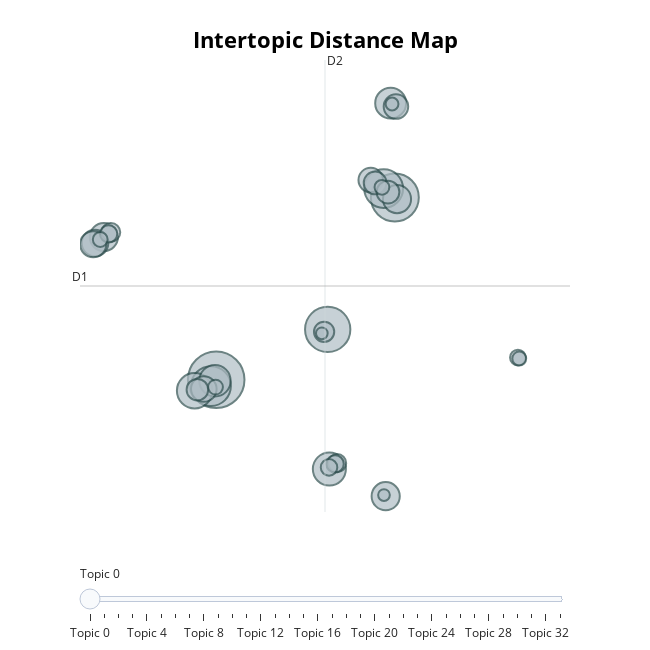

This figure's notebook cell:
### Code cell
topic_model.visualize_topics()

### Figure 1 — Plotly figure (JSON) as saved in the notebook; plotly's stock layout.template omitted (floating-point values rounded to 4 significant figures)
{"data": [{"customdata": [[0, "lobe pneumonia notification | frontal lateral chest | upper lobe | contours normal | increased opacity", 117], [1, "effusions pneumothorax | opacity right lung | small bilateral pleural | cough comparison chest | mild pulmonary", 84], [2, "lobe pneumonia followup | pneumonia pleural effusion | pneumothorax identified acute | contours normal pulmonary | pneumonia followup radiographs", 75], [3, "pneumonia findings pa | lungs appear | large effusion pneumothorax | impression emphysema | lower lung compatible", 58], [4, "pneumonia technique chest | pneumonia pleural effusion | pneumonia removed final | lobe pneumonia recommendation | pneumonia wet read", 55], [5, "lung volumes bibasilar | relatively low lung | pneumonia atelectasis final | accentuate bronchovascular markings | chest demonstrate low", 46], [6, "consolidation left lung | grossly clear pneumothorax | lung cancer | pleural effusion atelectasis | lower lobectomy", 40], [7, "lingular pneumonia | compatible pneumonia proper | clear effusion cardiomediastinal | setting lungs clear | middle lobe consolidation", 36], [8, "right atrium pneumothorax | junction evidence pneumothorax | central pulmonary vascular | low svc pneumothorax | venous catheter terminates", 35], [9, "pleural effusions pulmonary | moderate pulmonary edema | likely secondary pulmonary | edema bilateral pleural | artery setting pulmonary", 29], [10, "lateral chest radiograph | pleural effusions moderate | hemidiaphragm cardiac | noted crowding bronchovascular | removed frontal lateral", 29], [11, "effusion pneumothorax widespread | comparisons chest radiographs | seen pneumonia | pa lateral findings | pulmonary congestion considered", 29], [12, "bilateral pleural effusions | moderate alveolar pulmonary | minimal interstitial pulmonary | obscures right lung | atrium right ventricle", 26], [13, "opacity consistent pneumonia | consolidation compatible pneumonia | lungs clear | consideration asymmetric pulmonary | acute cardiopulmonary process", 25], [14, "assess pneumonia findings | pneumothorax cardiomediastinal | large effusion pneumothorax | indication removed cough | cardiomediastinal silhouette appears", 24], [15, "effusion pneumothorax cardiomediastinal | pneumothorax impression acute | examination chest ray | acute cardiopulmonary process | cardiomediastinal silhouette normal", 22], [16, "endotracheal tube appears | position enteric tube | effusion left retrocardiac | removed intubation | carina nasogastric tube", 22], [17, "posterior lung | effusion pneumothorax impression | pleural surfaces clear | posterior cardiac margin | view obscuring posterior", 19], [18, "lobe pneumonia followup | pneumonia cardiac mediastinal | pneumothorax present | views chest lungs | chest consolidative opacity", 19], [19, "effusion pneumothorax seen | setting left lung | clinical setting pleural | chest obtained patchy | pneumonia additional small", 17], [20, "chest ct similar | aspect left lung | pulmonary vascular congestion | new alveolar | lobectomy mild", 15], [21, "sided pleural effusion | left pneumothorax healed | new right lung | placement right pleural | lung volumes collapse", 13], [22, "pulmonary edema atypical | chronic lung disease | pneumonia lymphadenopathy large | bronchiectasis similar distribution | interstitial process findings", 12], [23, "left pleural effusion | chest frontal lateral | pleural plaques seen | effusion atelectasis | retrocardiac opacity relate", 11], [24, "underlying interstitial lung | chest compared previous | ct pleural effusion | seen cardiac mediastinal | increased interstitial markings", 11], [25, "chest ct removed | lung nodules better | obstructive pneumonia metastatic | compatible pneumonia background | hemidiaphragm large pulmonary", 10], [26, "lung disease atelectasis | contours unchanged pulmonary | removed findings heart | likely pneumonia technique | pain technique chest", 9], [27, "lower lobe pneumonia | unremarkable left lung | lungs expanded consolidation | cardiophrenic angle bronchial | shadow cardiomediastinal hilar", 8], [28, "pneumonia heart mediastinal | normal pneumothorax seen | diagnosis pneumonia pleuritic | pulmonary opacities concerning | pulmonary edema asymmetric", 8], [29, "consolidation concerning pneumonia | upper lung right | small bilateral effusions | possible large pleural | cardiomegaly interstitial edema", 8], [30, "findings lung volumes | atelectasis large pleural | pulmonary edema patchy | opacities lung bases | structures overt pulmonary", 7], [31, "endotracheal enteric tubes | pleural effusions larger | pneumonia satisfactory position | lung field opacity | mainstem bronchus withdrawn", 6], [32, "pneumothorax moderate severe | effusion trace pleural | chest radiographs history | deformities chest wall | lower airways considered", 5], [33, "basilar atelectasis pneumothorax | pleural effusion moderate | excluded pneumothorax degenerative | eval pneumothorax technique | size right pleural", 5]], "hovertemplate": "<b>Topic %{customdata[0]}</b><br>%{customdata[1]}<br>Size: %{customdata[2]}", "legendgroup": "", "marker": {"color": "#B0BEC5", "line": {"color": "DarkSlateGrey", "width": 2}, "size": [117, 84, 75, 58, 55, 46, 40, 36, 35, 29, 29, 29, 26, 25, 24, 22, 22, 19, 19, 17, 15, 13, 12, 11, 11, 10, 9, 8, 8, 8, 7, 6, 5, 5], "sizemode": "area", "sizeref": 0.07312, "symbol": "circle"}, "mode": "markers", "name": "", "orientation": "v", "showlegend": false, "type": "scatter", "x": [1.911, 11.62, 7.97, 1.626, 11.01, 0.7393, 8.061, 1.846, 11.39, -4.193, 11.74, 11.12, -4.674, -4.774, 1.237, 10.31, 11.68, 10.55, 11.25, 0.889, 7.775, -3.814, 8.483, -3.935, 8.37, 8.042, 18.3, 10.92, 1.874, -4.39, 18.38, 11.47, 11.03, 7.652], "xaxis": "x", "y": [0.8912, 15.8, 5.012, 0.3748, 16.53, -0.009917, -6.413, 0.8099, 23.53, 12.57, 15.67, -8.634, 12.08, 11.98, 0.1318, 17.23, 23.24, 16.99, 16.25, 0.07956, 4.816, 12.95, -5.931, 12.83, -5.997, -6.278, 2.706, 16.64, 0.2882, 12.37, 2.628, 23.45, -8.541, 4.693], "yaxis": "y"}], "layout": {"annotations": [{"showarrow": false, "text": "D1", "x": -5.49, "y": 8.562, "yshift": 10}, {"showarrow": false, "text": "D2", "x": 7.823, "xshift": 10, "y": 27.05}], "height": 650, "hoverlabel": {"bgcolor": "white", "font": {"family": "Rockwell", "size": 16}}, "legend": {"itemsizing": "constant", "tracegroupgap": 0}, "margin": {"t": 60}, "shapes": [{"line": {"color": "#CFD8DC", "width": 2}, "type": "line", "x0": 7.823, "x1": 7.823, "y0": -9.929, "y1": 27.05}, {"line": {"color": "#9E9E9E", "width": 2}, "type": "line", "x0": -5.49, "x1": 21.14, "y0": 8.562, "y1": 8.562}], "sliders": [{"active": 0, "pad": {"t": 50}, "steps": [{"args": [{"marker.color": [["red", "#B0BEC5", "#B0BEC5", "#B0BEC5", "#B0BEC5", "#B0BEC5", "#B0BEC5", "#B0BEC5", "#B0BEC5", "#B0BEC5", "#B0BEC5", "#B0BEC5", "#B0BEC5", "#B0BEC5", "#B0BEC5", "#B0BEC5", "#B0BEC5", "#B0BEC5", "#B0BEC5", "#B0BEC5", "#B0BEC5", "#B0BEC5", "#B0BEC5", "#B0BEC5", "#B0BEC5", "#B0BEC5", "#B0BEC5", "#B0BEC5", "#B0BEC5", "#B0BEC5", "#B0BEC5", "#B0BEC5", "#B0BEC5", "#B0BEC5"]]}], "label": "Topic 0", "method": "update"}, {"args": [{"marker.color": [["#B0BEC5", "red", "#B0BEC5", "#B0BEC5", "#B0BEC5", "#B0BEC5", "#B0BEC5", "#B0BEC5", "#B0BEC5", "#B0BEC5", "#B0BEC5", "#B0BEC5", "#B0BEC5", "#B0BEC5", "#B0BEC5", "#B0BEC5", "#B0BEC5", "#B0BEC5", "#B0BEC5", "#B0BEC5", "#B0BEC5", "#B0BEC5", "#B0BEC5", "#B0BEC5", "#B0BEC5", "#B0BEC5", "#B0BEC5", "#B0BEC5", "#B0BEC5", "#B0BEC5", "#B0BEC5", "#B0BEC5", "#B0BEC5", "#B0BEC5"]]}], "label": "Topic 1", "method": "update"}, {"args": [{"marker.color": [["#B0BEC5", "#B0BEC5", "red", "#B0BEC5", "#B0BEC5", "#B0BEC5", "#B0BEC5", "#B0BEC5", "#B0BEC5", "#B0BEC5", "#B0BEC5", "#B0BEC5", "#B0BEC5", "#B0BEC5", "#B0BEC5", "#B0BEC5", "#B0BEC5", "#B0BEC5", "#B0BEC5", "#B0BEC5", "#B0BEC5", "#B0BEC5", "#B0BEC5", "#B0BEC5", "#B0BEC5", "#B0BEC5", "#B0BEC5", "#B0BEC5", "#B0BEC5", "#B0BEC5", "#B0BEC5", "#B0BEC5", "#B0BEC5", "#B0BEC5"]]}], "label": "Topic 2", "method": "update"}, {"args": [{"marker.color": [["#B0BEC5", "#B0BEC5", "#B0BEC5", "red", "#B0BEC5", "#B0BEC5", "#B0BEC5", "#B0BEC5", "#B0BEC5", "#B0BEC5", "#B0BEC5", "#B0BEC5", "#B0BEC5", "#B0BEC5", "#B0BEC5", "#B0BEC5", "#B0BEC5", "#B0BEC5", "#B0BEC5", "#B0BEC5", "#B0BEC5", "#B0BEC5", "#B0BEC5", "#B0BEC5", "#B0BEC5", "#B0BEC5", "#B0BEC5", "#B0BEC5", "#B0BEC5", "#B0BEC5", "#B0BEC5", "#B0BEC5", "#B0BEC5", "#B0BEC5"]]}], "label": "Topic 3", "method": "update"}, {"args": [{"marker.color": [["#B0BEC5", "#B0BEC5", "#B0BEC5", "#B0BEC5", "red", "#B0BEC5", "#B0BEC5", "#B0BEC5", "#B0BEC5", "#B0BEC5", "#B0BEC5", "#B0BEC5", "#B0BEC5", "#B0BEC5", "#B0BEC5", "#B0BEC5", "#B0BEC5", "#B0BEC5", "#B0BEC5", "#B0BEC5", "#B0BEC5", "#B0BEC5", "#B0BEC5", "#B0BEC5", "#B0BEC5", "#B0BEC5", "#B0BEC5", "#B0BEC5", "#B0BEC5", "#B0BEC5", "#B0BEC5", "#B0BEC5", "#B0BEC5", "#B0BEC5"]]}], "label": "Topic 4", "method": "update"}, {"args": [{"marker.color": [["#B0BEC5", "#B0BEC5", "#B0BEC5", "#B0BEC5", "#B0BEC5", "red", "#B0BEC5", "#B0BEC5", "#B0BEC5", "#B0BEC5", "#B0BEC5", "#B0BEC5", "#B0BEC5", "#B0BEC5", "#B0BEC5", "#B0BEC5", "#B0BEC5", "#B0BEC5", "#B0BEC5", "#B0BEC5", "#B0BEC5", "#B0BEC5", "#B0BEC5", "#B0BEC5", "#B0BEC5", "#B0BEC5", "#B0BEC5", "#B0BEC5", "#B0BEC5", "#B0BEC5", "#B0BEC5", "#B0BEC5", "#B0BEC5", "#B0BEC5"]]}], "label": "Topic 5", "method": "update"}, {"args": [{"marker.color": [["#B0BEC5", "#B0BEC5", "#B0BEC5", "#B0BEC5", "#B0BEC5", "#B0BEC5", "red", "#B0BEC5", "#B0BEC5", "#B0BEC5", "#B0BEC5", "#B0BEC5", "#B0BEC5", "#B0BEC5", "#B0BEC5", "#B0BEC5", "#B0BEC5", "#B0BEC5", "#B0BEC5", "#B0BEC5", "#B0BEC5", "#B0BEC5", "#B0BEC5", "#B0BEC5", "#B0BEC5", "#B0BEC5", "#B0BEC5", "#B0BEC5", "#B0BEC5", "#B0BEC5", "#B0BEC5", "#B0BEC5", "#B0BEC5", "#B0BEC5"]]}], "label": "Topic 6", "method": "update"}, {"args": [{"marker.color": [["#B0BEC5", "#B0BEC5", "#B0BEC5", "#B0BEC5", "#B0BEC5", "#B0BEC5", "#B0BEC5", "red", "#B0BEC5", "#B0BEC5", "#B0BEC5", "#B0BEC5", "#B0BEC5", "#B0BEC5", "#B0BEC5", "#B0BEC5", "#B0BEC5", "#B0BEC5", "#B0BEC5", "#B0BEC5", "#B0BEC5", "#B0BEC5", "#B0BEC5", "#B0BEC5", "#B0BEC5", "#B0BEC5", "#B0BEC5", "#B0BEC5", "#B0BEC5", "#B0BEC5", "#B0BEC5", "#B0BEC5", "#B0BEC5", "#B0BEC5"]]}], "label": "Topic 7", "method": "update"}, {"args": [{"marker.color": [["#B0BEC5", "#B0BEC5", "#B0BEC5", "#B0BEC5", "#B0BEC5", "#B0BEC5", "#B0BEC5", "#B0BEC5", "red", "#B0BEC5", "#B0BEC5", "#B0BEC5", "#B0BEC5", "#B0BEC5", "#B0BEC5", "#B0BEC5", "#B0BEC5", "#B0BEC5", "#B0BEC5", "#B0BEC5", "#B0BEC5", "#B0BEC5", "#B0BEC5", "#B0BEC5", "#B0BEC5", "#B0BEC5", "#B0BEC5", "#B0BEC5", "#B0BEC5", "#B0BEC5", "#B0BEC5", "#B0BEC5", "#B0BEC5", "#B0BEC5"]]}], "label": "Topic 8", "method": "update"}, {"args": [{"marker.color": [["#B0BEC5", "#B0BEC5", "#B0BEC5", "#B0BEC5", "#B0BEC5", "#B0BEC5", "#B0BEC5", "#B0BEC5", "#B0BEC5", "red", "#B0BEC5", "#B0BEC5", "#B0BEC5", "#B0BEC5", "#B0BEC5", "#B0BEC5", "#B0BEC5", "#B0BEC5", "#B0BEC5", "#B0BEC5", "#B0BEC5", "#B0BEC5", "#B0BEC5", "#B0BEC5", "#B0BEC5", "#B0BEC5", "#B0BEC5", "#B0BEC5", "#B0BEC5", "#B0BEC5", "#B0BEC5", "#B0BEC5", "#B0BEC5", "#B0BEC5"]]}], "label": "Topic 9", "method": "update"}, {"args": [{"marker.color": [["#B0BEC5", "#B0BEC5", "#B0BEC5", "#B0BEC5", "#B0BEC5", "#B0BEC5", "#B0BEC5", "#B0BEC5", "#B0BEC5", "#B0BEC5", "red", "#B0BEC5", "#B0BEC5", "#B0BEC5", "#B0BEC5", "#B0BEC5", "#B0BEC5", "#B0BEC5", "#B0BEC5", "#B0BEC5", "#B0BEC5", "#B0BEC5", "#B0BEC5", "#B0BEC5", "#B0BEC5", "#B0BEC5", "#B0BEC5", "#B0BEC5", "#B0BEC5", "#B0BEC5", "#B0BEC5", "#B0BEC5", "#B0BEC5", "#B0BEC5"]]}], "label": "Topic 10", "method": "update"}, {"args": [{"marker.color": [["#B0BEC5", "#B0BEC5", "#B0BEC5", "#B0BEC5", "#B0BEC5", "#B0BEC5", "#B0BEC5", "#B0BEC5", "#B0BEC5", "#B0BEC5", "#B0BEC5", "red", "#B0BEC5", "#B0BEC5", "#B0BEC5", "#B0BEC5", "#B0BEC5", "#B0BEC5", "#B0BEC5", "#B0BEC5", "#B0BEC5", "#B0BEC5", "#B0BEC5", "#B0BEC5", "#B0BEC5", "#B0BEC5", "#B0BEC5", "#B0BEC5", "#B0BEC5", "#B0BEC5", "#B0BEC5", "#B0BEC5", "#B0BEC5", "#B0BEC5"]]}], "label": "Topic 11", "method": "update"}, {"args": [{"marker.color": [["#B0BEC5", "#B0BEC5", "#B0BEC5", "#B0BEC5", "#B0BEC5", "#B0BEC5", "#B0BEC5", "#B0BEC5", "#B0BEC5", "#B0BEC5", "#B0BEC5", "#B0BEC5", "red", "#B0BEC5", "#B0BEC5", "#B0BEC5", "#B0BEC5", "#B0BEC5", "#B0BEC5", "#B0BEC5", "#B0BEC5", "#B0BEC5", "#B0BEC5", "#B0BEC5", "#B0BEC5", "#B0BEC5", "#B0BEC5", "#B0BEC5", "#B0BEC5", "#B0BEC5", "#B0BEC5", "#B0BEC5", "#B0BEC5", "#B0BEC5"]]}], "label": "Topic 12", "method": "update"}, {"args": [{"marker.color": [["#B0BEC5", "#B0BEC5", "#B0BEC5", "#B0BEC5", "#B0BEC5", "#B0BEC5", "#B0BEC5", "#B0BEC5", "#B0BEC5", "#B0BEC5", "#B0BEC5", "#B0BEC5", "#B0BEC5", "red", "#B0BEC5", "#B0BEC5", "#B0BEC5", "#B0BEC5", "#B0BEC5", "#B0BEC5", "#B0BEC5", "#B0BEC5", "#B0BEC5", "#B0BEC5", "#B0BEC5", "#B0BEC5", "#B0BEC5", "#B0BEC5", "#B0BEC5", "#B0BEC5", "#B0BEC5", "#B0BEC5", "#B0BEC5", "#B0BEC5"]]}], "label": "Topic 13", "method": "update"}, {"args": [{"marker.color": [["#B0BEC5", "#B0BEC5", "#B0BEC5", "#B0BEC5", "#B0BEC5", "#B0BEC5", "#B0BEC5", "#B0BEC5", "#B0BEC5", "#B0BEC5", "#B0BEC5", "#B0BEC5", "#B0BEC5", "#B0BEC5", "red", "#B0BEC5", "#B0BEC5", "#B0BEC5", "#B0BEC5", "#B0BEC5", "#B0BEC5", "#B0BEC5", "#B0BEC5", "#B0BEC5", "#B0BEC5", "#B0BEC5", "#B0BEC5", "#B0BEC5", "#B0BEC5", "#B0BEC5", "#B0BEC5", "#B0BEC5", "#B0BEC5", "#B0BEC5"]]}], "label": "Topic 14", "method": "update"}, {"args": [{"marker.color": [["#B0BEC5", "#B0BEC5", "#B0BEC5", "#B0BEC5", "#B0BEC5", "#B0BEC5", "#B0BEC5", "#B0BEC5", "#B0BEC5", "#B0BEC5", "#B0BEC5", "#B0BEC5", "#B0BEC5", "#B0BEC5", "#B0BEC5", "red", "#B0BEC5", "#B0BEC5", "#B0BEC5", "#B0BEC5", "#B0BEC5", "#B0BEC5", "#B0BEC5", "#B0BEC5", "#B0BEC5", "#B0BEC5", "#B0BEC5", "#B0BEC5", "#B0BEC5", "#B0BEC5", "#B0BEC5", "#B0BEC5", "#B0BEC5", "#B0BEC5"]]}], "label": "Topic 15", "method": "update"}, {"args": [{"marker.color": [["#B0BEC5", "#B0BEC5", "#B0BEC5", "#B0BEC5", "#B0BEC5", "#B0BEC5", "#B0BEC5", "#B0BEC5", "#B0BEC5", "#B0BEC5", "#B0BEC5", "#B0BEC5", "#B0BEC5", "#B0BEC5", "#B0BEC5", "#B0BEC5", "red", "#B0BEC5", "#B0BEC5", "#B0BEC5", "#B0BEC5", "#B0BEC5", "#B0BEC5", "#B0BEC5", "#B0BEC5", "#B0BEC5", "#B0BEC5", "#B0BEC5", "#B0BEC5", "#B0BEC5", "#B0BEC5", "#B0BEC5", "#B0BEC5", "#B0BEC5"]]}], "label": "Topic 16", "method": "update"}, {"args": [{"marker.color": [["#B0BEC5", "#B0BEC5", "#B0BEC5", "#B0BEC5", "#B0BEC5", "#B0BEC5", "#B0BEC5", "#B0BEC5", "#B0BEC5", "#B0BEC5", "#B0BEC5", "#B0BEC5", "#B0BEC5", "#B0BEC5", "#B0BEC5", "#B0BEC5", "#B0BEC5", "red", "#B0BEC5", "#B0BEC5", "#B0BEC5", "#B0BEC5", "#B0BEC5", "#B0BEC5", "#B0BEC5", "#B0BEC5", "#B0BEC5", "#B0BEC5", "#B0BEC5", "#B0BEC5", "#B0BEC5", "#B0BEC5", "#B0BEC5", "#B0BEC5"]]}], "label": "Topic 17", "method": "update"}, {"args": [{"marker.color": [["#B0BEC5", "#B0BEC5", "#B0BEC5", "#B0BEC5", "#B0BEC5", "#B0BEC5", "#B0BEC5", "#B0BEC5", "#B0BEC5", "#B0BEC5", "#B0BEC5", "#B0BEC5", "#B0BEC5", "#B0BEC5", "#B0BEC5", "#B0BEC5", "#B0BEC5", "#B0BEC5", "red", "#B0BEC5", "#B0BEC5", "#B0BEC5", "#B0BEC5", "#B0BEC5", "#B0BEC5", "#B0BEC5", "#B0BEC5", "#B0BEC5", "#B0BEC5", "#B0BEC5", "#B0BEC5", "#B0BEC5", "#B0BEC5", "#B0BEC5"]]}], "label": "Topic 18", "method": "update"}, {"args": [{"marker.color": [["#B0BEC5", "#B0BEC5", "#B0BEC5", "#B0BEC5", "#B0BEC5", "#B0BEC5", "#B0BEC5", "#B0BEC5", "#B0BEC5", "#B0BEC5", "#B0BEC5", "#B0BEC5", "#B0BEC5", "#B0BEC5", "#B0BEC5", "#B0BEC5", "#B0BEC5", "#B0BEC5", "#B0BEC5", "red", "#B0BEC5", "#B0BEC5", "#B0BEC5", "#B0BEC5", "#B0BEC5", "#B0BEC5", "#B0BEC5", "#B0BEC5", "#B0BEC5", "#B0BEC5", "#B0BEC5", "#B0BEC5", "#B0BEC5", "#B0BEC5"]]}], "label": "Topic 19", "method": "update"}, {"args": [{"marker.color": [["#B0BEC5", "#B0BEC5", "#B0BEC5", "#B0BEC5", "#B0BEC5", "#B0BEC5", "#B0BEC5", "#B0BEC5", "#B0BEC5", "#B0BEC5", "#B0BEC5", "#B0BEC5", "#B0BEC5", "#B0BEC5", "#B0BEC5", "#B0BEC5", "#B0BEC5", "#B0BEC5", "#B0BEC5", "#B0BEC5", "red", "#B0BEC5", "#B0BEC5", "#B0BEC5", "#B0BEC5", "#B0BEC5", "#B0BEC5", "#B0BEC5", "#B0BEC5", "#B0BEC5", "#B0BEC5", "#B0BEC5", "#B0BEC5", "#B0BEC5"]]}], "label": "Topic 20", "method": "update"}, {"args": [{"marker.color": [["#B0BEC5", "#B0BEC5", "#B0BEC5", "#B0BEC5", "#B0BEC5", "#B0BEC5", "#B0BEC5", "#B0BEC5", "#B0BEC5", "#B0BEC5", "#B0BEC5", "#B0BEC5", "#B0BEC5", "#B0BEC5", "#B0BEC5", "#B0BEC5", "#B0BEC5", "#B0BEC5", "#B0BEC5", "#B0BEC5", "#B0BEC5", "red", "#B0BEC5", "#B0BEC5", "#B0BEC5", "#B0BEC5", "#B0BEC5", "#B0BEC5", "#B0BEC5", "#B0BEC5", "#B0BEC5", "#B0BEC5", "#B0BEC5", "#B0BEC5"]]}], "label": "Topic 21", "method": "update"}, {"args": [{"marker.color": [["#B0BEC5", "#B0BEC5", "#B0BEC5", "#B0BEC5", "#B0BEC5", "#B0BEC5", "#B0BEC5", "#B0BEC5", "#B0BEC5", "#B0BEC5", "#B0BEC5", "#B0BEC5", "#B0BEC5", "#B0BEC5", "#B0BEC5", "#B0BEC5", "#B0BEC5", "#B0BEC5", "#B0BEC5", "#B0BEC5", "#B0BEC5", "#B0BEC5", "red", "#B0BEC5", "#B0BEC5", "#B0BEC5", "#B0BEC5", "#B0BEC5", "#B0BEC5", "#B0BEC5", "#B0BEC5", "#B0BEC5", "#B0BEC5", "#B0BEC5"]]}], "label": "Topic 22", "method": "update"}, {"args": [{"marker.color": [["#B0BEC5", "#B0BEC5", "#B0BEC5", "#B0BEC5", "#B0BEC5", "#B0BEC5", "#B0BEC5", "#B0BEC5", "#B0BEC5", "#B0BEC5", "#B0BEC5", "#B0BEC5", "#B0BEC5", "#B0BEC5", "#B0BEC5", "#B0BEC5", "#B0BEC5", "#B0BEC5", "#B0BEC5", "#B0BEC5", "#B0BEC5", "#B0BEC5", "#B0BEC5", "red", "#B0BEC5", "#B0BEC5", "#B0BEC5", "#B0BEC5", "#B0BEC5", "#B0BEC5", "#B0BEC5", "#B0BEC5", "#B0BEC5", "#B0BEC5"]]}], "label": "Topic 23", "method": "update"}, {"args": [{"marker.color": [["#B0BEC5", "#B0BEC5", "#B0BEC5", "#B0BEC5", "#B0BEC5", "#B0BEC5", "#B0BEC5", "#B0BEC5", "#B0BEC5", "#B0BEC5", "#B0BEC5", "#B0BEC5", "#B0BEC5", "#B0BEC5", "#B0BEC5", "#B0BEC5", "#B0BEC5", "#B0BEC5", "#B0BEC5", "#B0BEC5", "#B0BEC5", "#B0BEC5", "#B0BEC5", "#B0BEC5", "red", "#B0BEC5", "#B0BEC5", "#B0BEC5", "#B0BEC5", "#B0BEC5", "#B0BEC5", "#B0BEC5", "#B0BEC5", "#B0BEC5"]]}], "label": "Topic 24", "method": "update"}, {"args": [{"marker.color": [["#B0BEC5", "#B0BEC5", "#B0BEC5", "#B0BEC5", "#B0BEC5", "#B0BEC5", "#B0BEC5", "#B0BEC5", "#B0BEC5", "#B0BEC5", "#B0BEC5", "#B0BEC5", "#B0BEC5", "#B0BEC5", "#B0BEC5", "#B0BEC5", "#B0BEC5", "#B0BEC5", "#B0BEC5", "#B0BEC5", "#B0BEC5", "#B0BEC5", "#B0BEC5", "#B0BEC5", "#B0BEC5", "red", "#B0BEC5", "#B0BEC5", "#B0BEC5", "#B0BEC5", "#B0BEC5", "#B0BEC5", "#B0BEC5", "#B0BEC5"]]}], "label": "Topic 25", "method": "update"}, {"args": [{"marker.color": [["#B0BEC5", "#B0BEC5", "#B0BEC5", "#B0BEC5", "#B0BEC5", "#B0BEC5", "#B0BEC5", "#B0BEC5", "#B0BEC5", "#B0BEC5", "#B0BEC5", "#B0BEC5", "#B0BEC5", "#B0BEC5", "#B0BEC5", "#B0BEC5", "#B0BEC5", "#B0BEC5", "#B0BEC5", "#B0BEC5", "#B0BEC5", "#B0BEC5", "#B0BEC5", "#B0BEC5", "#B0BEC5", "#B0BEC5", "red", "#B0BEC5", "#B0BEC5", "#B0BEC5", "#B0BEC5", "#B0BEC5", "#B0BEC5", "#B0BEC5"]]}], "label": "Topic 26", "method": "update"}, {"args": [{"marker.color": [["#B0BEC5", "#B0BEC5", "#B0BEC5", "#B0BEC5", "#B0BEC5", "#B0BEC5", "#B0BEC5", "#B0BEC5", "#B0BEC5", "#B0BEC5", "#B0BEC5", "#B0BEC5", "#B0BEC5", "#B0BEC5", "#B0BEC5", "#B0BEC5", "#B0BEC5", "#B0BEC5", "#B0BEC5", "#B0BEC5", "#B0BEC5", "#B0BEC5", "#B0BEC5", "#B0BEC5", "#B0BEC5", "#B0BEC5", "#B0BEC5", "red", "#B0BEC5", "#B0BEC5", "#B0BEC5", "#B0BEC5", "#B0BEC5", "#B0BEC5"]]}], "label": "Topic 27", "method": "update"}, {"args": [{"marker.color": [["#B0BEC5", "#B0BEC5", "#B0BEC5", "#B0BEC5", "#B0BEC5", "#B0BEC5", "#B0BEC5", "#B0BEC5", "#B0BEC5", "#B0BEC5", "#B0BEC5", "#B0BEC5", "#B0BEC5", "#B0BEC5", "#B0BEC5", "#B0BEC5", "#B0BEC5", "#B0BEC5", "#B0BEC5", "#B0BEC5", "#B0BEC5", "#B0BEC5", "#B0BEC5", "#B0BEC5", "#B0BEC5", "#B0BEC5", "#B0BEC5", "#B0BEC5", "red", "#B0BEC5", "#B0BEC5", "#B0BEC5", "#B0BEC5", "#B0BEC5"]]}], "label": "Topic 28", "method": "update"}, {"args": [{"marker.color": [["#B0BEC5", "#B0BEC5", "#B0BEC5", "#B0BEC5", "#B0BEC5", "#B0BEC5", "#B0BEC5", "#B0BEC5", "#B0BEC5", "#B0BEC5", "#B0BEC5", "#B0BEC5", "#B0BEC5", "#B0BEC5", "#B0BEC5", "#B0BEC5", "#B0BEC5", "#B0BEC5", "#B0BEC5", "#B0BEC5", "#B0BEC5", "#B0BEC5", "#B0BEC5", "#B0BEC5", "#B0BEC5", "#B0BEC5", "#B0BEC5", "#B0BEC5", "#B0BEC5", "red", "#B0BEC5", "#B0BEC5", "#B0BEC5", "#B0BEC5"]]}], "label": "Topic 29", "method": "update"}, {"args": [{"marker.color": [["#B0BEC5", "#B0BEC5", "#B0BEC5", "#B0BEC5", "#B0BEC5", "#B0BEC5", "#B0BEC5", "#B0BEC5", "#B0BEC5", "#B0BEC5", "#B0BEC5", "#B0BEC5", "#B0BEC5", "#B0BEC5", "#B0BEC5", "#B0BEC5", "#B0BEC5", "#B0BEC5", "#B0BEC5", "#B0BEC5", "#B0BEC5", "#B0BEC5", "#B0BEC5", "#B0BEC5", "#B0BEC5", "#B0BEC5", "#B0BEC5", "#B0BEC5", "#B0BEC5", "#B0BEC5", "red", "#B0BEC5", "#B0BEC5", "#B0BEC5"]]}], "label": "Topic 30", "method": "update"}, {"args": [{"marker.color": [["#B0BEC5", "#B0BEC5", "#B0BEC5", "#B0BEC5", "#B0BEC5", "#B0BEC5", "#B0BEC5", "#B0BEC5", "#B0BEC5", "#B0BEC5", "#B0BEC5", "#B0BEC5", "#B0BEC5", "#B0BEC5", "#B0BEC5", "#B0BEC5", "#B0BEC5", "#B0BEC5", "#B0BEC5", "#B0BEC5", "#B0BEC5", "#B0BEC5", "#B0BEC5", "#B0BEC5", "#B0BEC5", "#B0BEC5", "#B0BEC5", "#B0BEC5", "#B0BEC5", "#B0BEC5", "#B0BEC5", "red", "#B0BEC5", "#B0BEC5"]]}], "label": "Topic 31", "method": "update"}, {"args": [{"marker.color": [["#B0BEC5", "#B0BEC5", "#B0BEC5", "#B0BEC5", "#B0BEC5", "#B0BEC5", "#B0BEC5", "#B0BEC5", "#B0BEC5", "#B0BEC5", "#B0BEC5", "#B0BEC5", "#B0BEC5", "#B0BEC5", "#B0BEC5", "#B0BEC5", "#B0BEC5", "#B0BEC5", "#B0BEC5", "#B0BEC5", "#B0BEC5", "#B0BEC5", "#B0BEC5", "#B0BEC5", "#B0BEC5", "#B0BEC5", "#B0BEC5", "#B0BEC5", "#B0BEC5", "#B0BEC5", "#B0BEC5", "#B0BEC5", "red", "#B0BEC5"]]}], "label": "Topic 32", "method": "update"}, {"args": [{"marker.color": [["#B0BEC5", "#B0BEC5", "#B0BEC5", "#B0BEC5", "#B0BEC5", "#B0BEC5", "#B0BEC5", "#B0BEC5", "#B0BEC5", "#B0BEC5", "#B0BEC5", "#B0BEC5", "#B0BEC5", "#B0BEC5", "#B0BEC5", "#B0BEC5", "#B0BEC5", "#B0BEC5", "#B0BEC5", "#B0BEC5", "#B0BEC5", "#B0BEC5", "#B0BEC5", "#B0BEC5", "#B0BEC5", "#B0BEC5", "#B0BEC5", "#B0BEC5", "#B0BEC5", "#B0BEC5", "#B0BEC5", "#B0BEC5", "#B0BEC5", "red"]]}], "label": "Topic 33", "method": "update"}]}], "title": {"font": {"color": "Black", "size": 22}, "text": "<b>Intertopic Distance Map</b>", "x": 0.5, "xanchor": "center", "y": 0.95, "yanchor": "top"}, "width": 650, "xaxis": {"anchor": "y", "domain": [0, 1], "range": [-5.49, 21.14], "title": {"text": ""}, "visible": false}, "yaxis": {"anchor": "x", "domain": [0, 1], "range": [-9.929, 27.05], "title": {"text": ""}, "visible": false}}}
